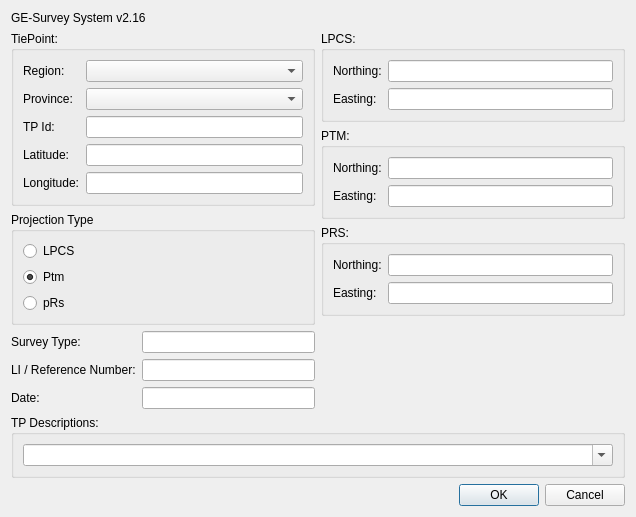
<?xml version="1.0" encoding="UTF-8"?>
<ui version="4.0">
 <class>TiePointChooserDialog</class>
 <widget class="QDialog" name="TiePointChooserDialog">
  <property name="geometry">
   <rect>
    <x>0</x>
    <y>0</y>
    <width>532</width>
    <height>469</height>
   </rect>
  </property>
  <property name="windowTitle">
   <string>Tie-Line Description</string>
  </property>
  <layout class="QVBoxLayout" name="verticalLayout">
   <item>
    <widget class="QLabel" name="title_label">
     <property name="text">
      <string>GE-Survey System v2.16</string>
     </property>
    </widget>
   </item>
   <item>
    <layout class="QHBoxLayout" name="main_row_layout">
     <item>
      <layout class="QVBoxLayout" name="left_layout">
       <item>
        <widget class="QGroupBox" name="tie_group">
         <property name="title">
          <string>TiePoint:</string>
         </property>
         <layout class="QFormLayout" name="tie_form_layout">
          <item row="0" column="0">
           <widget class="QLabel" name="region_label">
            <property name="text">
             <string>Region:</string>
            </property>
           </widget>
          </item>
          <item row="0" column="1">
           <widget class="QComboBox" name="region_combo"/>
          </item>
          <item row="1" column="0">
           <widget class="QLabel" name="province_label">
            <property name="text">
             <string>Province:</string>
            </property>
           </widget>
          </item>
          <item row="1" column="1">
           <widget class="QComboBox" name="province_combo"/>
          </item>
          <item row="2" column="0">
           <widget class="QLabel" name="tp_id_label">
            <property name="text">
             <string>TP Id:</string>
            </property>
           </widget>
          </item>
          <item row="2" column="1">
           <widget class="QLineEdit" name="tp_id_edit">
            <property name="readOnly">
             <bool>true</bool>
            </property>
           </widget>
          </item>
          <item row="3" column="0">
           <widget class="QLabel" name="latitude_label">
            <property name="text">
             <string>Latitude:</string>
            </property>
           </widget>
          </item>
          <item row="3" column="1">
           <widget class="QLineEdit" name="latitude_edit">
            <property name="readOnly">
             <bool>true</bool>
            </property>
           </widget>
          </item>
          <item row="4" column="0">
           <widget class="QLabel" name="longitude_label">
            <property name="text">
             <string>Longitude:</string>
            </property>
           </widget>
          </item>
          <item row="4" column="1">
           <widget class="QLineEdit" name="longitude_edit">
            <property name="readOnly">
             <bool>true</bool>
            </property>
           </widget>
          </item>
         </layout>
        </widget>
       </item>
       <item>
        <widget class="QGroupBox" name="projection_group">
         <property name="title">
          <string>Projection Type</string>
         </property>
         <layout class="QVBoxLayout" name="projection_layout">
          <item>
           <widget class="QRadioButton" name="lpcs_radio">
            <property name="text">
             <string>LPCS</string>
            </property>
           </widget>
          </item>
          <item>
           <widget class="QRadioButton" name="ptm_radio">
            <property name="text">
             <string>Ptm</string>
            </property>
            <property name="checked">
             <bool>true</bool>
            </property>
           </widget>
          </item>
          <item>
           <widget class="QRadioButton" name="prs_radio">
            <property name="text">
             <string>pRs</string>
            </property>
           </widget>
          </item>
         </layout>
        </widget>
       </item>
       <item>
        <layout class="QFormLayout" name="misc_form_layout">
         <item row="0" column="0">
          <widget class="QLabel" name="type_label">
           <property name="text">
            <string>Survey Type:</string>
           </property>
          </widget>
         </item>
         <item row="0" column="1">
          <widget class="QLineEdit" name="type_edit"/>
         </item>
         <item row="1" column="0">
          <widget class="QLabel" name="li_label">
           <property name="text">
            <string>LI / Reference Number:</string>
           </property>
          </widget>
         </item>
         <item row="1" column="1">
          <widget class="QLineEdit" name="li_edit"/>
         </item>
         <item row="2" column="0">
          <widget class="QLabel" name="date_label">
           <property name="text">
            <string>Date:</string>
           </property>
          </widget>
         </item>
         <item row="2" column="1">
          <widget class="QLineEdit" name="date_edit"/>
         </item>
        </layout>
       </item>
       <item>
        <spacer name="left_vertical_spacer">
         <property name="orientation">
          <enum>Qt::Vertical</enum>
         </property>
         <property name="sizeHint" stdset="0">
          <size>
           <width>20</width>
           <height>40</height>
          </size>
         </property>
        </spacer>
       </item>
      </layout>
     </item>
     <item>
      <layout class="QVBoxLayout" name="right_layout">
       <item>
        <widget class="QGroupBox" name="lpcs_group">
         <property name="title">
          <string>LPCS:</string>
         </property>
         <layout class="QFormLayout" name="lpcs_form_layout">
          <item row="0" column="0">
           <widget class="QLabel" name="lpcs_north_label">
            <property name="text">
             <string>Northing:</string>
            </property>
           </widget>
          </item>
          <item row="0" column="1">
           <widget class="QLineEdit" name="lpcs_north_edit">
            <property name="readOnly">
             <bool>true</bool>
            </property>
           </widget>
          </item>
          <item row="1" column="0">
           <widget class="QLabel" name="lpcs_east_label">
            <property name="text">
             <string>Easting:</string>
            </property>
           </widget>
          </item>
          <item row="1" column="1">
           <widget class="QLineEdit" name="lpcs_east_edit">
            <property name="readOnly">
             <bool>true</bool>
            </property>
           </widget>
          </item>
         </layout>
        </widget>
       </item>
       <item>
        <widget class="QGroupBox" name="ptm_group">
         <property name="title">
          <string>PTM:</string>
         </property>
         <layout class="QFormLayout" name="ptm_form_layout">
          <item row="0" column="0">
           <widget class="QLabel" name="ptm_north_label">
            <property name="text">
             <string>Northing:</string>
            </property>
           </widget>
          </item>
          <item row="0" column="1">
           <widget class="QLineEdit" name="ptm_north_edit">
            <property name="readOnly">
             <bool>true</bool>
            </property>
           </widget>
          </item>
          <item row="1" column="0">
           <widget class="QLabel" name="ptm_east_label">
            <property name="text">
             <string>Easting:</string>
            </property>
           </widget>
          </item>
          <item row="1" column="1">
           <widget class="QLineEdit" name="ptm_east_edit">
            <property name="readOnly">
             <bool>true</bool>
            </property>
           </widget>
          </item>
         </layout>
        </widget>
       </item>
       <item>
        <widget class="QGroupBox" name="prs_group">
         <property name="title">
          <string>PRS:</string>
         </property>
         <layout class="QFormLayout" name="prs_form_layout">
          <item row="0" column="0">
           <widget class="QLabel" name="prs_north_label">
            <property name="text">
             <string>Northing:</string>
            </property>
           </widget>
          </item>
          <item row="0" column="1">
           <widget class="QLineEdit" name="prs_north_edit">
            <property name="readOnly">
             <bool>true</bool>
            </property>
           </widget>
          </item>
          <item row="1" column="0">
           <widget class="QLabel" name="prs_east_label">
            <property name="text">
             <string>Easting:</string>
            </property>
           </widget>
          </item>
          <item row="1" column="1">
           <widget class="QLineEdit" name="prs_east_edit">
            <property name="readOnly">
             <bool>true</bool>
            </property>
           </widget>
          </item>
         </layout>
        </widget>
       </item>
       <item>
        <spacer name="right_vertical_spacer">
         <property name="orientation">
          <enum>Qt::Vertical</enum>
         </property>
         <property name="sizeHint" stdset="0">
          <size>
           <width>20</width>
           <height>40</height>
          </size>
         </property>
        </spacer>
       </item>
      </layout>
     </item>
    </layout>
   </item>
   <item>
    <widget class="QGroupBox" name="tp_descriptions_group">
     <property name="title">
      <string>TP Descriptions:</string>
     </property>
     <layout class="QVBoxLayout" name="tp_descriptions_layout">
      <item>
       <widget class="QComboBox" name="description_combo">
        <property name="editable">
         <bool>true</bool>
        </property>
        <property name="maxVisibleItems">
         <number>18</number>
        </property>
        <property name="minimumContentsLength">
         <number>70</number>
        </property>
       </widget>
      </item>
     </layout>
    </widget>
   </item>
   <item>
    <widget class="QDialogButtonBox" name="button_box">
     <property name="orientation">
      <enum>Qt::Horizontal</enum>
     </property>
     <property name="standardButtons">
      <set>QDialogButtonBox::Cancel|QDialogButtonBox::Ok</set>
     </property>
    </widget>
   </item>
  </layout>
 </widget>
 <resources/>
 <connections>
  <connection>
   <sender>button_box</sender>
   <signal>accepted()</signal>
   <receiver>TiePointChooserDialog</receiver>
   <slot>accept()</slot>
   <hints>
    <hint type="sourcelabel">
     <x>248</x>
     <y>254</y>
    </hint>
    <hint type="destinationlabel">
     <x>157</x>
     <y>274</y>
    </hint>
   </hints>
  </connection>
  <connection>
   <sender>button_box</sender>
   <signal>rejected()</signal>
   <receiver>TiePointChooserDialog</receiver>
   <slot>reject()</slot>
   <hints>
    <hint type="sourcelabel">
     <x>316</x>
     <y>260</y>
    </hint>
    <hint type="destinationlabel">
     <x>286</x>
     <y>274</y>
    </hint>
   </hints>
  </connection>
 </connections>
</ui>
